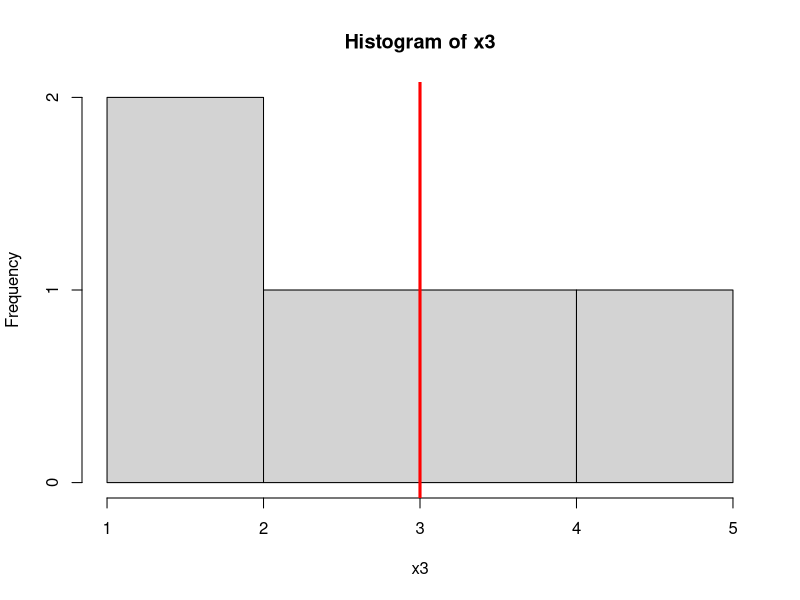

This figure's R source:
#Median


#Basis Median
marks <- c(97, 78, 57, 64, 87)
median(marks)  # Berechne den Median

#Median eines Vektors mit NA-Werten: 
#Wenn der Vektor NA-Werte enthält, werden diesw mit na.rm = TRUE ignorieren
marks_with_na <- c(97, 78, 57, 64, 87, NA)
median(marks_with_na, na.rm = TRUE)  # Median ohne NA-Werte

#Median einer Spalte in einem Datenrahmen
data(iris)  # Lade den Iris-Datensatz
median(iris$Sepal.Length)  # Median der Spalte Sepal.Length

#Median nach Gruppen
aggregate(iris$Sepal.Length, list(iris$Species), median)

# Beispiel-Daten für den Median
x3 <- c(1, 2, 3, 4, 5)

#Visualisierung des Medians
hist(x3)  # Histogramm
abline(v = median(x3), col = "red", lwd = 3)  # Medianlinie hinzufügen
text(x = 5, y = 200, "Median von x3", col = "red")  # Text hinzufügen
